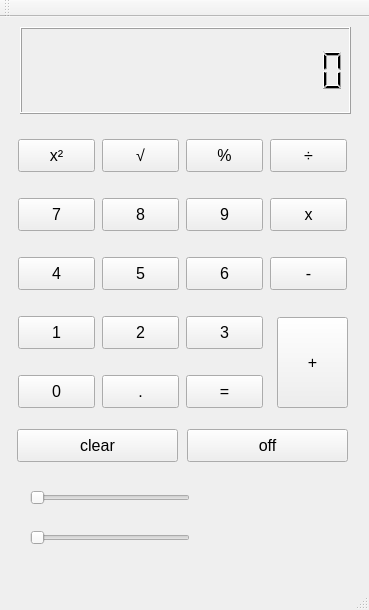
<?xml version="1.0" encoding="UTF-8"?>
<ui version="4.0">
 <class>QtTestClass</class>
 <widget class="QMainWindow" name="QtTestClass">
  <property name="geometry">
   <rect>
    <x>0</x>
    <y>0</y>
    <width>369</width>
    <height>610</height>
   </rect>
  </property>
  <property name="font">
   <font>
    <pointsize>8</pointsize>
   </font>
  </property>
  <property name="windowTitle">
   <string>QtTest</string>
  </property>
  <widget class="QWidget" name="centralWidget">
   <widget class="QLCDNumber" name="lcdNumber">
    <property name="geometry">
     <rect>
      <x>20</x>
      <y>10</y>
      <width>331</width>
      <height>87</height>
     </rect>
    </property>
    <property name="font">
     <font>
      <pointsize>17</pointsize>
      <weight>50</weight>
      <bold>false</bold>
     </font>
    </property>
    <property name="digitCount">
     <number>15</number>
    </property>
   </widget>
   <widget class="QPushButton" name="pushButton">
    <property name="geometry">
     <rect>
      <x>18</x>
      <y>122</y>
      <width>77</width>
      <height>33</height>
     </rect>
    </property>
    <property name="font">
     <font>
      <pointsize>12</pointsize>
     </font>
    </property>
    <property name="text">
     <string>x²</string>
    </property>
   </widget>
   <widget class="QPushButton" name="pushButton_10">
    <property name="geometry">
     <rect>
      <x>102</x>
      <y>122</y>
      <width>77</width>
      <height>33</height>
     </rect>
    </property>
    <property name="font">
     <font>
      <pointsize>12</pointsize>
     </font>
    </property>
    <property name="text">
     <string>√</string>
    </property>
   </widget>
   <widget class="QPushButton" name="pushButton_plus">
    <property name="geometry">
     <rect>
      <x>277</x>
      <y>300</y>
      <width>71</width>
      <height>91</height>
     </rect>
    </property>
    <property name="font">
     <font>
      <pointsize>12</pointsize>
     </font>
    </property>
    <property name="styleSheet">
     <string notr="true">modern {
    display: inline-block;
    margin: 10px;
    padding: 8px 15px;
    background: #B8ED01;
    border: 1px solid rgba(0,0,0,0.15);
    border-radius: 4px;
    transition: all 0.3s ease-out;
    box-shadow: 
        inset 0 1px 0 rgba(255,255,255,0.5), 
        0 2px 2px rgba(0,0,0,0.3), 
        0 0 4px 1px rgba(0,0,0,0.2); 
    /* Font styles */
    text-decoration: none;
    text-shadow: 0 1px rgba(255,255,255,0.7);
}</string>
    </property>
    <property name="text">
     <string>+</string>
    </property>
   </widget>
   <widget class="QPushButton" name="pushButton_12">
    <property name="geometry">
     <rect>
      <x>187</x>
      <y>412</y>
      <width>161</width>
      <height>33</height>
     </rect>
    </property>
    <property name="font">
     <font>
      <pointsize>12</pointsize>
     </font>
    </property>
    <property name="text">
     <string>off</string>
    </property>
   </widget>
   <widget class="QPushButton" name="pushButton_clear">
    <property name="geometry">
     <rect>
      <x>17</x>
      <y>412</y>
      <width>161</width>
      <height>33</height>
     </rect>
    </property>
    <property name="font">
     <font>
      <pointsize>12</pointsize>
     </font>
    </property>
    <property name="text">
     <string>clear</string>
    </property>
   </widget>
   <widget class="QPushButton" name="pushButton_delenie">
    <property name="geometry">
     <rect>
      <x>270</x>
      <y>122</y>
      <width>77</width>
      <height>33</height>
     </rect>
    </property>
    <property name="font">
     <font>
      <pointsize>12</pointsize>
     </font>
    </property>
    <property name="text">
     <string>÷</string>
    </property>
   </widget>
   <widget class="QPushButton" name="pushButton_umnojenie">
    <property name="geometry">
     <rect>
      <x>270</x>
      <y>181</y>
      <width>77</width>
      <height>33</height>
     </rect>
    </property>
    <property name="font">
     <font>
      <pointsize>12</pointsize>
     </font>
    </property>
    <property name="text">
     <string>x</string>
    </property>
   </widget>
   <widget class="QPushButton" name="pushButton_point">
    <property name="geometry">
     <rect>
      <x>102</x>
      <y>358</y>
      <width>77</width>
      <height>33</height>
     </rect>
    </property>
    <property name="font">
     <font>
      <pointsize>12</pointsize>
     </font>
    </property>
    <property name="text">
     <string>.</string>
    </property>
   </widget>
   <widget class="QPushButton" name="pushButton_percent">
    <property name="geometry">
     <rect>
      <x>186</x>
      <y>122</y>
      <width>77</width>
      <height>33</height>
     </rect>
    </property>
    <property name="font">
     <font>
      <pointsize>12</pointsize>
     </font>
    </property>
    <property name="text">
     <string>%</string>
    </property>
   </widget>
   <widget class="QPushButton" name="pushButton_total">
    <property name="geometry">
     <rect>
      <x>186</x>
      <y>358</y>
      <width>77</width>
      <height>33</height>
     </rect>
    </property>
    <property name="font">
     <font>
      <pointsize>12</pointsize>
     </font>
    </property>
    <property name="text">
     <string>=</string>
    </property>
   </widget>
   <widget class="QPushButton" name="pushButton_0">
    <property name="enabled">
     <bool>true</bool>
    </property>
    <property name="geometry">
     <rect>
      <x>18</x>
      <y>358</y>
      <width>77</width>
      <height>33</height>
     </rect>
    </property>
    <property name="font">
     <font>
      <pointsize>12</pointsize>
     </font>
    </property>
    <property name="text">
     <string>0</string>
    </property>
   </widget>
   <widget class="QPushButton" name="pushButton_1">
    <property name="geometry">
     <rect>
      <x>18</x>
      <y>299</y>
      <width>77</width>
      <height>33</height>
     </rect>
    </property>
    <property name="font">
     <font>
      <pointsize>12</pointsize>
     </font>
    </property>
    <property name="text">
     <string>1</string>
    </property>
   </widget>
   <widget class="QPushButton" name="pushButton_2">
    <property name="geometry">
     <rect>
      <x>102</x>
      <y>299</y>
      <width>77</width>
      <height>33</height>
     </rect>
    </property>
    <property name="font">
     <font>
      <pointsize>12</pointsize>
     </font>
    </property>
    <property name="text">
     <string>2</string>
    </property>
   </widget>
   <widget class="QPushButton" name="pushButton_3">
    <property name="geometry">
     <rect>
      <x>186</x>
      <y>299</y>
      <width>77</width>
      <height>33</height>
     </rect>
    </property>
    <property name="font">
     <font>
      <pointsize>12</pointsize>
     </font>
    </property>
    <property name="text">
     <string>3</string>
    </property>
   </widget>
   <widget class="QPushButton" name="pushButton_4">
    <property name="geometry">
     <rect>
      <x>18</x>
      <y>240</y>
      <width>77</width>
      <height>33</height>
     </rect>
    </property>
    <property name="font">
     <font>
      <pointsize>12</pointsize>
     </font>
    </property>
    <property name="text">
     <string>4</string>
    </property>
   </widget>
   <widget class="QPushButton" name="pushButton_5">
    <property name="geometry">
     <rect>
      <x>102</x>
      <y>240</y>
      <width>77</width>
      <height>33</height>
     </rect>
    </property>
    <property name="font">
     <font>
      <pointsize>12</pointsize>
     </font>
    </property>
    <property name="text">
     <string>5</string>
    </property>
   </widget>
   <widget class="QPushButton" name="pushButton_6">
    <property name="geometry">
     <rect>
      <x>186</x>
      <y>240</y>
      <width>77</width>
      <height>33</height>
     </rect>
    </property>
    <property name="font">
     <font>
      <pointsize>12</pointsize>
     </font>
    </property>
    <property name="text">
     <string>6</string>
    </property>
   </widget>
   <widget class="QPushButton" name="pushButton_7">
    <property name="geometry">
     <rect>
      <x>18</x>
      <y>181</y>
      <width>77</width>
      <height>33</height>
     </rect>
    </property>
    <property name="font">
     <font>
      <pointsize>12</pointsize>
     </font>
    </property>
    <property name="styleSheet">
     <string notr="true"/>
    </property>
    <property name="text">
     <string>7</string>
    </property>
   </widget>
   <widget class="QPushButton" name="pushButton_8">
    <property name="geometry">
     <rect>
      <x>102</x>
      <y>181</y>
      <width>77</width>
      <height>33</height>
     </rect>
    </property>
    <property name="font">
     <font>
      <pointsize>12</pointsize>
     </font>
    </property>
    <property name="text">
     <string>8</string>
    </property>
   </widget>
   <widget class="QPushButton" name="pushButton_9">
    <property name="geometry">
     <rect>
      <x>186</x>
      <y>181</y>
      <width>77</width>
      <height>33</height>
     </rect>
    </property>
    <property name="font">
     <font>
      <pointsize>12</pointsize>
     </font>
    </property>
    <property name="text">
     <string>9</string>
    </property>
   </widget>
   <widget class="QPushButton" name="pushButton_minus">
    <property name="geometry">
     <rect>
      <x>270</x>
      <y>240</y>
      <width>77</width>
      <height>33</height>
     </rect>
    </property>
    <property name="font">
     <font>
      <pointsize>12</pointsize>
     </font>
    </property>
    <property name="text">
     <string>-</string>
    </property>
   </widget>
   <widget class="QSlider" name="Slider_LCD_color">
    <property name="geometry">
     <rect>
      <x>30</x>
      <y>470</y>
      <width>160</width>
      <height>22</height>
     </rect>
    </property>
    <property name="maximum">
     <number>8</number>
    </property>
    <property name="orientation">
     <enum>Qt::Horizontal</enum>
    </property>
   </widget>
   <widget class="QSlider" name="Slider_Background_Color">
    <property name="geometry">
     <rect>
      <x>30</x>
      <y>510</y>
      <width>160</width>
      <height>22</height>
     </rect>
    </property>
    <property name="maximum">
     <number>8</number>
    </property>
    <property name="orientation">
     <enum>Qt::Horizontal</enum>
    </property>
   </widget>
  </widget>
  <widget class="QMenuBar" name="menuBar">
   <property name="geometry">
    <rect>
     <x>0</x>
     <y>0</y>
     <width>369</width>
     <height>26</height>
    </rect>
   </property>
  </widget>
  <widget class="QToolBar" name="mainToolBar">
   <attribute name="toolBarArea">
    <enum>TopToolBarArea</enum>
   </attribute>
   <attribute name="toolBarBreak">
    <bool>false</bool>
   </attribute>
  </widget>
  <widget class="QStatusBar" name="statusBar"/>
 </widget>
 <layoutdefault spacing="6" margin="11"/>
 <resources>
  <include location="QtTest.qrc"/>
 </resources>
 <connections/>
</ui>
